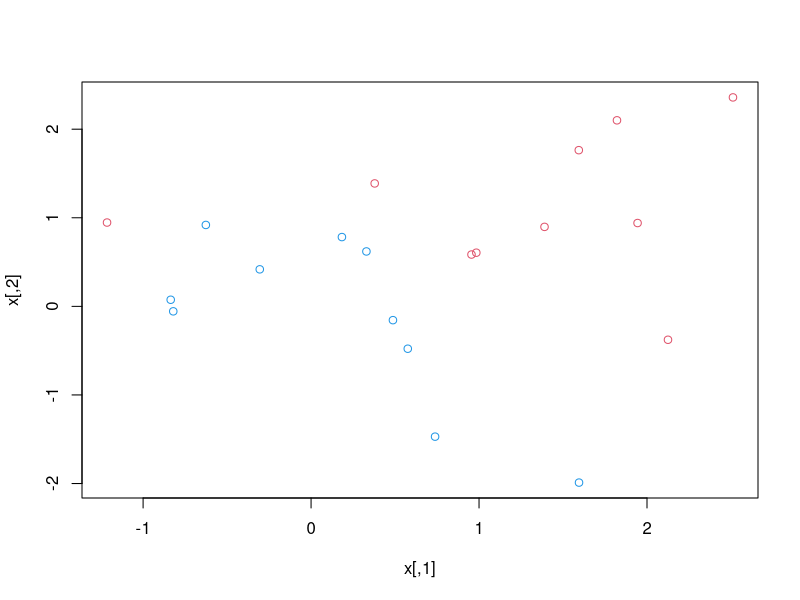
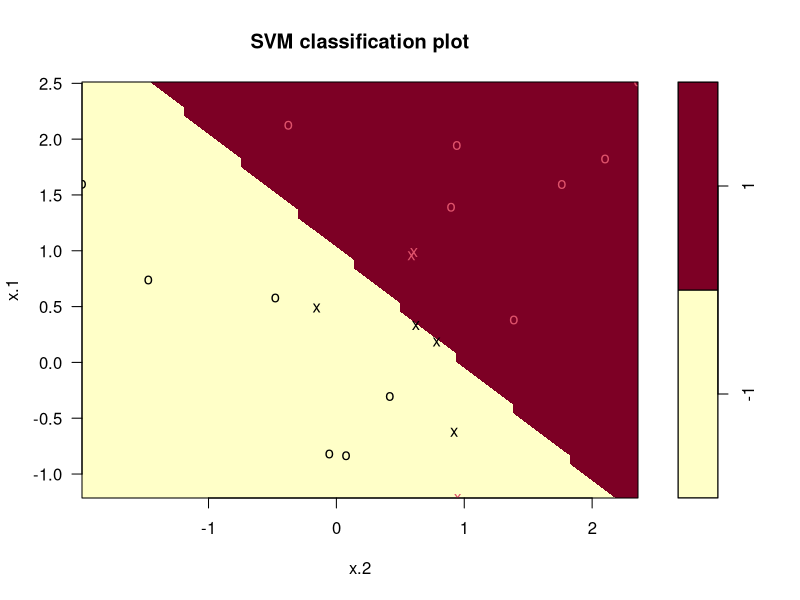
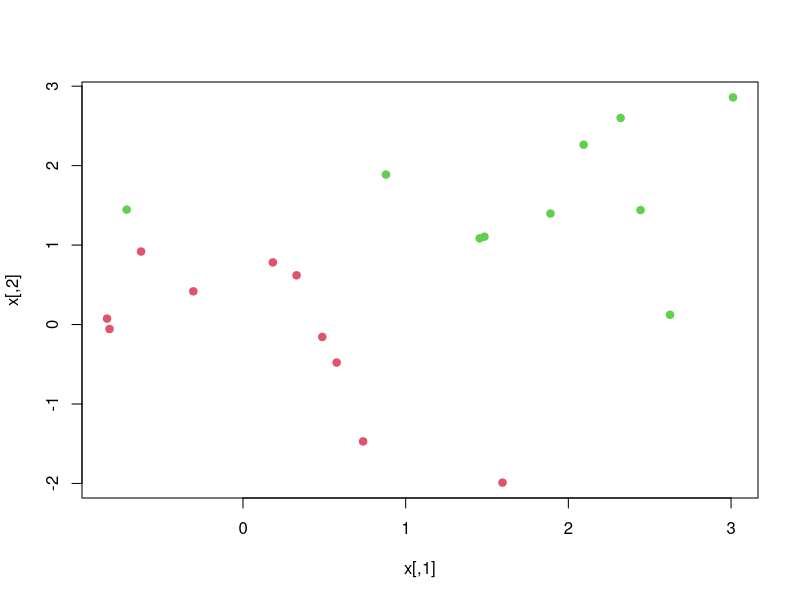
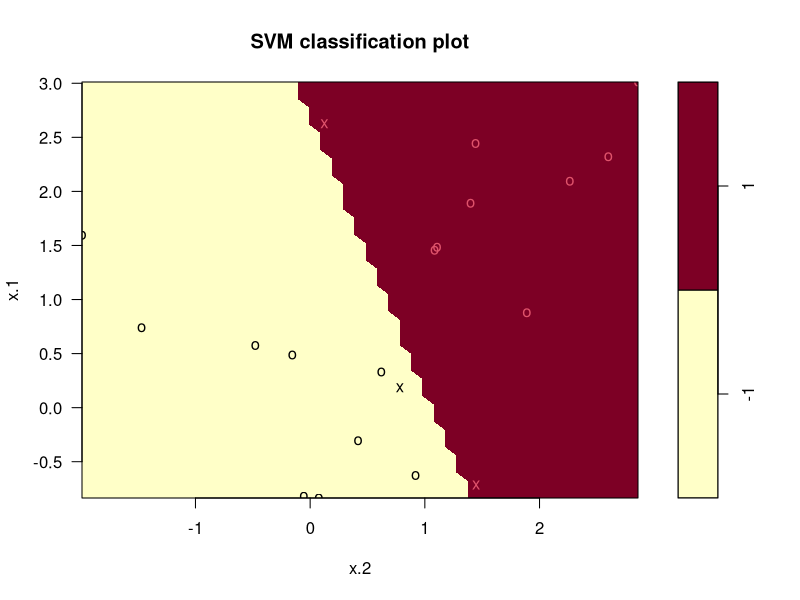
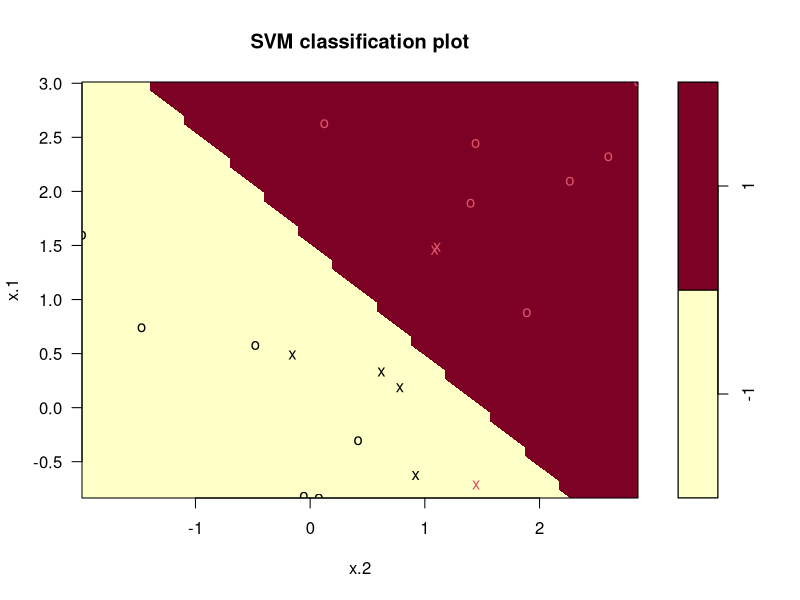

Reproduce these figures in R, in order.
set.seed(1)
x <- matrix(rnorm(20 * 2), ncol = 2)
y <- c(rep(-1, 10), rep(1, 10))
x[y == 1, ] <- x[y == 1, ] + 1
plot(x, col = (3 - y))

dat <- data.frame(x = x, y = as.factor(y))

library(e1071)
svm.fit <- svm(y~. , data = dat, kernel = "linear", 
    cost = 10, scale = FALSE)

plot(svm.fit, data = dat)

svm.fit$index

summary(svm.fit)

svm.fit <- svm(y~. , data = dat, kernel = "linear",
               cost = 0.1, scale = FALSE)
summary(svm.fit)


## Cross Validation to select optimum cost 

set.seed(1)

tune.out <- tune(svm, y ~ . , data = dat, kernel = "linear",
     ranges = list(cost = c(0.001, 0.01, 0.1, 1, 5, 10, 100))
)

summary(tune.out)

best.model <- tune.out$best.model
summary(best.model)

# create test data 

xtest <- matrix(rnorm(20 * 2), ncol = 2)
ytest <- sample(c(-1, 1), 20, rep = TRUE)
xtest[ytest == 1, ] <- xtest[ytest == 1, ] + 1
testdat <- data.frame(x = xtest, y = as.factor(ytest))

testdat

ypred <- predict(best.model, testdat)
table(predict = ypred, truth = testdat$y)


# try to build a model with 0.01 cost 

svm.fit2 <- svm(y ~ . , data = dat, kernel = "linear",
                cost = 0.01, scale = FALSE)
y_pred2 <- predict(svm.fit2, testdat)
table(predict = y_pred2, truth = testdat$y)


# Linearly seperable classes 
x[y == 1, ] <- x[y == 1, ] + 0.5
plot(x, col = (y + 5) / 2, pch = 19)

#  We fit the support vector classifier and plot the resulting hyperplane, 
# using a very large value of cost so that no observations are misclassified.

dat <- data.frame(x = x, y = as.factor(y))

svm.fit <- svm(y~ ., data = dat, kernel = "linear", 
    cost = 1e5)

summary(svm.fit)

plot(svm.fit, dat)

# decrease the cost 

svm.fit2 <- svm(y~. , data = dat, kernel = "linear",
    cost = 1)

summary(svm.fit2)

plot(svm.fit2, dat)

# Using cost = 1, we misclassify a training observation, but we also obtain a much wider margin and make use of seven support vectors. 
# It seems likely that this model will perform better on test data than the model with cost = 1e5.


